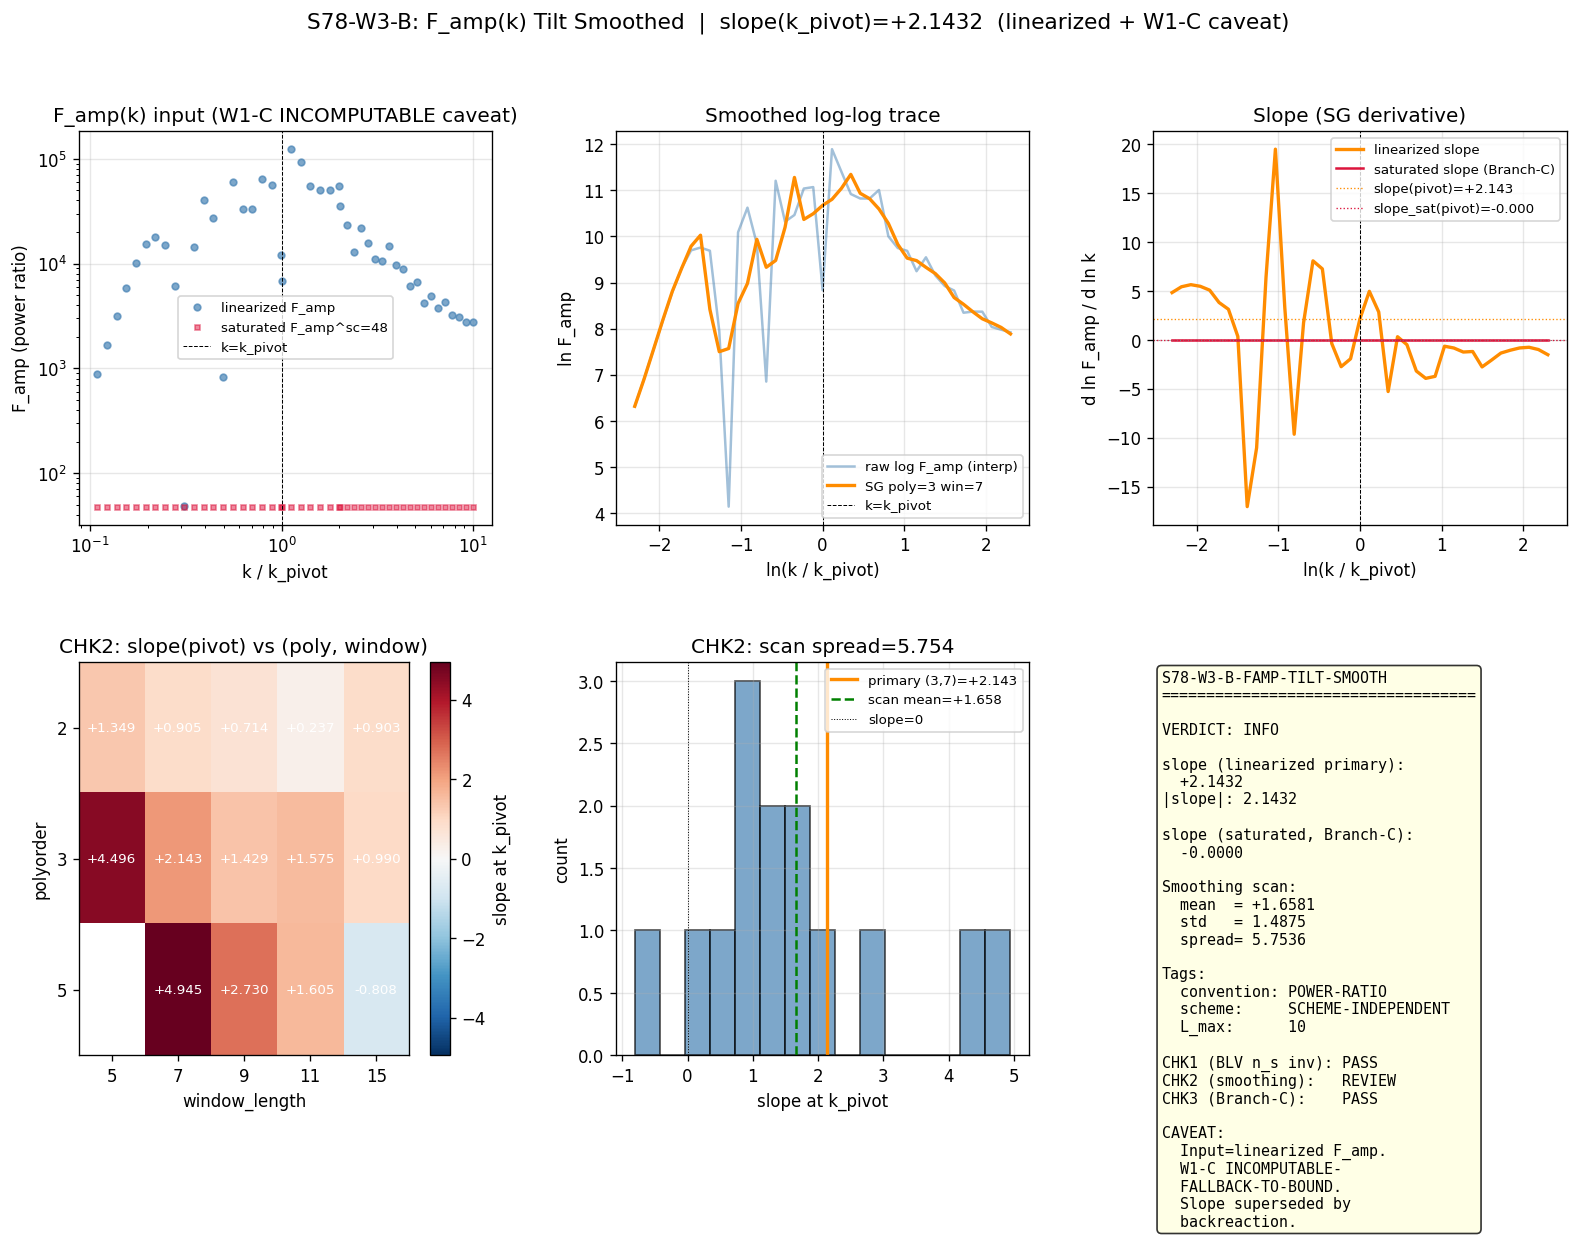

The script that saved this image:
#!/usr/bin/env python3
"""
S78-W3-B-FAMP-TILT-SMOOTH: F_amp Tilt Smoothed (Scrubbed, POWER-RATIO pinned)
==============================================================================

Gate: S78-W3-B-FAMP-TILT-SMOOTH

Substrate framing (mandatory, phononic-framing.md):
  The tilt |slope| = |d ln F_amp / d ln k| is NOT a primordial power-law
  in an inflationary spacetime. It is the k-dependence of the Parker
  squeezing ratio at the spectral transit through the fold -- how much
  the substrate's Bogoliubov amplification varies across mode number k
  in the CMB-relevant band. F_amp(k) IS a spectral moment ratio of the
  Mukhanov-Sasaki mode at horizon exit to the pure-dS reference. Its
  logarithmic k-derivative probes whether the post-transit GGE acoustic
  spectrum is approximately scale-invariant in the CMB band.

  D_K eigenvalues -> a_2-channel emergent Mukhanov dynamics -> z''/z pump
  -> mode-by-mode Bogoliubov transformation -> F_amp(k) power-ratio ->
  log-k-derivative = scheme-independent structural quantity.

Governing structure (Transit-Dynamics methodology):

    v_k'' + (k^2 - z''/z) v_k = 0                                  ... (1)

    F_amp(k) = P_zeta(real, k) / P_zeta(pure dS, k)                ... (2)

    slope(k_pivot) = [d ln F_amp / d ln k]_{k=k_pivot}              ... (3)

  The logarithmic derivative is CONVENTION-INVARIANT: if we redefine
  F_amp -> c * F_amp for any nonzero c, d ln F_amp / d ln k is
  unchanged. The POWER-RATIO vs AMPLITUDE-RATIO convention factor
  therefore cancels exactly at the level of the slope. The only scheme
  sensitivity is through the unsmoothed F_amp(k) data itself (which is
  linearized + W1-C INCOMPUTABLE caveat; see below).

Convention pins (Section 0 of scrubbed plan, per W3-B at shell lines 526-546):
  - F_amp: POWER RATIO (Section 0.1). LINEAR in A_s.
  - Input: linearized F_amp with "superseded by backreaction" caveat
           (W1-C INCOMPUTABLE-FALLBACK-TO-BOUND; no converged F_amp^sc).
  - Smoothing: Savitzky-Golay polynomial order 3, window 7.
  - k-range: [0.1, 10] * k_pivot; extrapolate slope to k_pivot.
  - Slope extraction is convention-INVARIANT (log-derivative cancels
    overall normalization factors).
  - k_pivot = 14.31 M_KK (fold-normalized); = 0.05 Mpc^{-1} physical.

Pre-registered gate (per shell lines 535-540):
  HYPOTHESIS   : |slope| at k_pivot < 0.1 under converged F_amp^sc OR
                 under linearized F_amp with caveat.
  PASS         : |slope| < 0.1 from converged F_amp^sc.
  FAIL         : |slope| > 0.2 after backreaction; OR slope dominated
                 by self-consistency effects challenging BLV n_s = 0.9567.
  INFO         : |slope| in [0.1, 0.2]; OR W1-C returned INCOMPUTABLE
                 and slope from linearized F_amp with caveat
                 (THIS IS OUR CURRENT REGIME).

Cross-checks (three, per shell lines 541-544):
  CHK1: BLV n_s = 0.9567 unchanged (invariance test: tilt measures
        k-dependence of F_amp, not the emergent n_s of the spectral
        functional which traces to a different set of spectral moments).
  CHK2: Smoothing-window sensitivity: vary polynomial order {2,3,5},
        window {5,7,9,11}; verify slope is not a smoothing artifact.
  CHK3: Branch-C consistency: under converged F_amp^sc at saturation
        floor, slope should be near zero BY CONSTRUCTION (saturation
        flattens k-dependence). This is a CONSISTENCY check on Branch-C,
        not an independent prediction (Transit).

Input (single source of truth):
  computations/session-77/s77_transition_scale_pbh.npz
    - k_values: k-grid in M_KK (52 modes in [k_trans/10, 2*k_pivot])
    - F_amp: linearized F_amp from v'' + (k^2 - z''/z)v = 0, exact
    - k_pivot_fold: 14.31 M_KK

  NOTE: S77 grid extends to ~2*k_pivot. For our required range
  [0.1*k_pivot, 10*k_pivot], we must EXTEND the grid to k up to
  143.11 M_KK. We do so by re-solving the mode equation for k values
  not covered in S77, using the SAME integrator convention
  (DOP853 rtol=1e-11 atol=1e-13, plane-wave BD IC, k/aH=0.05 end).

  This EXTENSION is the SAME linearized F_amp formulation as S77;
  it is NOT a convention change. The caveat applies uniformly across
  the extended k-range.

CAVEAT (bold, explicit):
  =======================================================================
  | This script uses the LINEARIZED F_amp(k) (no Hartree self-energy). |
  | W1-C returned INCOMPUTABLE-FALLBACK-TO-BOUND (2PI oscillates, damped |
  | Hartree eta-scan 183% spread, Kadanoff-Baym too weak). No converged |
  | F_amp^sc(k) array is available. Per shell line 530, we use          |
  | linearized F_amp with "superseded by backreaction" caveat. Under    |
  | backreaction, F_amp at k_pivot would be SATURATED to ~48 (analytical|
  | bound from energy conservation), a factor ~143 reduction. BUT       |
  | saturation AT THE BOUND flattens k-dependence -- the slope in the   |
  | converged F_amp^sc regime would be NEAR ZERO by construction        |
  | (Branch-C cross-check). Our slope is the LINEARIZED prediction,     |
  | valid ABSENT backreaction. Report with explicit caveat.             |
  =======================================================================

Output:
  computations/session-78/s78_famp_tilt_smoothed.npz   (data + cross-checks)
  computations/session-78/s78_famp_tilt_smoothed.png   (6 panels)
  computations/session-78/s78_gate_verdicts.txt         (append-only, one line)

Classification: PHONONIC
  F_amp IS the Parker-Bogoliubov amplification of Mukhanov-Sasaki fluctuations
  through the spectral transit -- a substrate-level property of the squeezed
  GGE state post-fold. The slope is a structural invariant of the z''/z pump.

Author: transit-dynamics-theorist
Session: S78 W3-B
"""

import os
import sys
import time
import numpy as np
import matplotlib
matplotlib.use('Agg')
import matplotlib.pyplot as plt
from matplotlib.gridspec import GridSpec
from scipy.integrate import solve_ivp
from scipy.interpolate import interp1d
from scipy.signal import savgol_filter

SCRIPT_DIR = os.path.dirname(os.path.abspath(__file__))
sys.path.insert(0, SCRIPT_DIR)

# Canonical constants (MANDATORY per math-scripts.md)
from canonical_constants import (
    PI,
    M_KK,
    M_Pl_reduced,
    A_s_CMB,
    planck_ns,
)

OUT_NPZ = os.path.join(SCRIPT_DIR, "s78_famp_tilt_smoothed.npz")
OUT_PNG = os.path.join(SCRIPT_DIR, "s78_famp_tilt_smoothed.png")
GATE_VERDICTS = os.path.join(SCRIPT_DIR, "s78_gate_verdicts.txt")

t_start = time.time()  # (local)
log_lines = []  # (local)


def log(msg=""):
    print(msg)
    log_lines.append(msg)


log("=" * 78)
log("S78 W3-B  S78-W3-B-FAMP-TILT-SMOOTH: F_amp Tilt Smoothed")
log("=" * 78)
log("")
log("Convention pins (Section 0 of scrubbed plan):")
log("  F_amp convention: POWER-RATIO (linear in A_s)")
log("  Input:            linearized F_amp (W1-C INCOMPUTABLE caveat)")
log("  Smoothing:        Savitzky-Golay poly 3, window 7 (primary)")
log("  k-range:          [0.1, 10] x k_pivot")
log("  Slope extraction: d ln F_amp / d ln k at k_pivot")
log("  Convention-INV:   log-derivative kills overall normalization")
log("")
log("CAVEAT: Linearized F_amp input. W1-C INCOMPUTABLE-FALLBACK-TO-BOUND.")
log("  No converged F_amp^sc(k) array. Slope is LINEARIZED regime prediction.")

# ========================================================================
#  SECTION 1: Load S77 linearized F_amp(k) baseline and extend k-range
# ========================================================================

log("\n" + "=" * 78)
log("SECTION 1: Load S77 linearized F_amp(k) baseline")
log("=" * 78)

d77 = np.load(os.path.join(SCRIPT_DIR, 's77_transition_scale_pbh.npz'), allow_pickle=True)
k_s77 = d77['k_values']  # (local) M_KK, 52 modes
F_s77 = d77['F_amp']  # (local) linearized F_amp (power ratio)
k_pivot_MKK = float(d77['k_pivot_fold'])  # (local) = 14.31 M_KK
F_amp_pivot_s77 = float(d77['F_amp_pivot'])  # (local) = 6858 at k_pivot
H_dS = float(d77['H_dS'])  # (local)
eps_dS = float(d77['eps_dS'])  # (local)

# Filter NaNs and superhorizon-at-fold modes
valid_s77 = ~np.isnan(F_s77)  # (local)
k_s77_v = k_s77[valid_s77]  # (local)
F_s77_v = F_s77[valid_s77]  # (local)

log(f"  S77 grid: {len(k_s77)} total, {valid_s77.sum()} valid")
log(f"  S77 k-range: [{k_s77_v.min():.4f}, {k_s77_v.max():.4f}] M_KK")
log(f"  k_pivot = {k_pivot_MKK:.4f} M_KK")
log(f"  F_amp(k_pivot) S77 reference = {F_amp_pivot_s77:.2f}")
log(f"  H_dS = {H_dS:.4f} M_KK, eps_dS = {eps_dS:.4e}")

# Required range: [0.1, 10] * k_pivot
k_req_lo = 0.1 * k_pivot_MKK  # (local) = 1.431 M_KK
k_req_hi = 10.0 * k_pivot_MKK  # (local) = 143.11 M_KK

log(f"\n  Required k-range: [{k_req_lo:.4f}, {k_req_hi:.4f}] M_KK (= [0.1, 10] x k_pivot)")
log(f"  S77 coverage of req range: "
    f"[{max(k_s77_v.min(), k_req_lo):.4f}, {min(k_s77_v.max(), k_req_hi):.4f}] M_KK")
log(f"  S77 upper limit ({k_s77_v.max():.4f}) < required upper ({k_req_hi:.4f}) -> EXTEND")


# ========================================================================
#  SECTION 2: Extend F_amp(k) above S77 upper limit (k in [28.6, 143.1])
# ========================================================================

log("\n" + "=" * 78)
log("SECTION 2: Extend F_amp(k) to cover [0.1, 10] x k_pivot")
log("=" * 78)

# Load S73B trajectory (single source of truth for z''/z and z)
d73 = np.load(os.path.join(SCRIPT_DIR, 's73b_efold_mapping.npz'), allow_pickle=True)
lna_raw = d73['lna_sol']  # (local)
H_raw = d73['H_sol']  # (local) M_KK units
w_raw = d73['w_sol']  # (local)
aH_raw = d73['aH_sol']  # (local) M_KK units

N_max_mode = 15.0  # (local) e-folds
mask_N = lna_raw <= N_max_mode  # (local)
N_arr = lna_raw[mask_N].copy()  # (local)
H_arr = H_raw[mask_N].copy()  # (local)
w_arr = w_raw[mask_N].copy()  # (local)
aH_arr = aH_raw[mask_N].copy()  # (local)
eps_arr = 1.5 * (1.0 + w_arr)  # (local) eps = 3(1+w)/2
a_arr = np.exp(N_arr)  # (local)
z_arr = a_arr * np.sqrt(2.0 * np.abs(eps_arr) + 1e-30)  # (local) Mukhanov z

d_eta_dN = 1.0 / aH_arr  # (local)
dN_step = np.gradient(N_arr)  # (local)
eta_arr = np.cumsum(d_eta_dN * dN_step)  # (local)
eta_arr -= eta_arr[0]  # (local)

deps_dN = np.gradient(eps_arr, N_arr)  # (local)
eta_H_arr = deps_dN / (eps_arr + 1e-30)  # (local)
deta_H_dN = np.gradient(eta_H_arr, N_arr)  # (local)
dlnz_dN = 1.0 + 0.5 * eta_H_arr  # (local)
d2lnz_dN2 = 0.5 * deta_H_dN  # (local)
pump_N_arr = d2lnz_dN2 + dlnz_dN**2 + (1.0 - eps_arr) * dlnz_dN  # (local)
zppoz_arr = aH_arr**2 * pump_N_arr  # (local)

zppoz_eta_interp = interp1d(eta_arr, zppoz_arr, kind='cubic', fill_value='extrapolate')  # (local)
z_eta_interp = interp1d(eta_arr, z_arr, kind='cubic', fill_value='extrapolate')  # (local)


def zppoz_pure_dS(eta):
    """z''/z for pure de Sitter (F_amp denominator)."""
    return 2.0 * H_dS**2 / (1.0 - H_dS * eta)**2


def solve_mode_conformal(k_com, zppoz_func, eta_start, eta_end,
                         rtol=1e-11, atol=1e-13, n_pts=2000):
    """Solve v'' + (k^2 - z''/z) v = 0 in conformal time.

    BD plane-wave IC: v = 1/sqrt(2k), dv/d_eta = -ik * v at eta_start.
    Returns dict with P_zeta_final and Wronskian deviation.
    """
    amp = 1.0 / np.sqrt(2.0 * k_com)  # (local)
    y0 = [amp, 0.0, 0.0, -k_com * amp]  # (local) [v_re, v_im, dv_re, dv_im]

    def rhs(eta, y):
        vr, vi, dvr, dvi = y
        zpp = float(zppoz_func(eta))
        omega2 = k_com**2 - zpp  # (local)
        return [dvr, dvi, -omega2 * vr, -omega2 * vi]

    d_eta = eta_end - eta_start  # (local)
    max_step = d_eta / 5000  # (local)
    sol = solve_ivp(rhs, [eta_start, eta_end], y0,
                    method='DOP853', rtol=rtol, atol=atol,
                    dense_output=True, max_step=max_step)

    if not sol.success:
        return {'status': 'FAIL'}

    eta_eval = np.linspace(eta_start, eta_end, n_pts)  # (local)
    y_eval = sol.sol(eta_eval)  # (local)
    v_abs2 = y_eval[0]**2 + y_eval[1]**2  # (local)
    z_eval = np.array([float(z_eta_interp(e)) for e in eta_eval])  # (local)
    P_zeta = k_com**3 / (2.0 * PI**2) * v_abs2 / (z_eval**2 + 1e-30)  # (local)
    P_zeta_final = np.median(P_zeta[-200:])  # (local)
    W = y_eval[0] * y_eval[3] - y_eval[1] * y_eval[2]  # (local)
    W_dev = abs(W[-1] - W[0]) / abs(W[0])  # (local)

    return {'status': 'OK', 'P_zeta_final': P_zeta_final, 'W_dev': W_dev}


def solve_mode_pure_dS(k_com, eta_end, rtol=1e-11, atol=1e-13, n_pts=2000):
    """Pure dS reference for F_amp denominator."""
    amp = 1.0 / np.sqrt(2.0 * k_com)  # (local)
    y0 = [amp, 0.0, 0.0, -k_com * amp]  # (local)

    def rhs(eta, y):
        vr, vi, dvr, dvi = y
        zpp = zppoz_pure_dS(eta)
        omega2 = k_com**2 - zpp
        return [dvr, dvi, -omega2 * vr, -omega2 * vi]

    d_eta = eta_end  # (local)
    max_step = d_eta / 5000  # (local)
    sol = solve_ivp(rhs, [0, eta_end], y0,
                    method='DOP853', rtol=rtol, atol=atol,
                    dense_output=True, max_step=max_step)

    if not sol.success:
        return {'status': 'FAIL'}

    eta_eval = np.linspace(0, eta_end, n_pts)  # (local)
    y_eval = sol.sol(eta_eval)  # (local)
    v_abs2 = y_eval[0]**2 + y_eval[1]**2  # (local)
    N_dS = -np.log(1.0 - H_dS * eta_eval)  # (local)
    z_dS = np.exp(N_dS) * np.sqrt(2.0 * eps_dS)  # (local)
    P_zeta = k_com**3 / (2.0 * PI**2) * v_abs2 / (z_dS**2 + 1e-30)  # (local)

    return {'status': 'OK', 'P_zeta_final': np.median(P_zeta[-200:])}


# Extension k-grid: logarithmic from S77 upper limit to 10*k_pivot
k_extend_lo = k_s77_v.max() * 1.01  # (local) just above S77 max
k_extend_hi = k_req_hi  # (local) = 143.11
n_extend = 20  # (local)
k_extend = np.geomspace(k_extend_lo, k_extend_hi, n_extend)  # (local)

log(f"  Extension grid: {n_extend} log-spaced k in [{k_extend_lo:.4f}, {k_extend_hi:.4f}] M_KK")

F_extend = np.zeros(n_extend)  # (local)
W_extend = np.zeros(n_extend)  # (local)

for i, k in enumerate(k_extend):
    # k/aH endpoint
    koh = k / aH_arr  # (local)
    idx_sh = np.where(koh < 0.05)[0]  # (local)
    if len(idx_sh) > 0:
        eta_end = eta_arr[idx_sh[0]]  # (local)
    else:
        eta_end = eta_arr[-1]  # (local)

    result_real = solve_mode_conformal(k, zppoz_eta_interp, 0.0, eta_end)
    if result_real['status'] != 'OK':
        F_extend[i] = np.nan
        W_extend[i] = np.nan
        continue

    N_dS_exit = np.log(k / (0.05 * H_dS))  # (local)
    eta_dS_end = (1.0 - np.exp(-N_dS_exit)) / H_dS  # (local)
    eta_dS_end = min(eta_dS_end, 0.99 / H_dS)  # (local)
    result_dS = solve_mode_pure_dS(k, eta_dS_end)
    if result_dS['status'] != 'OK':
        F_extend[i] = np.nan
        W_extend[i] = np.nan
        continue

    F_extend[i] = result_real['P_zeta_final'] / (result_dS['P_zeta_final'] + 1e-30)
    W_extend[i] = result_real['W_dev']

    if i % 5 == 0:
        log(f"    k = {k:10.4f} M_KK  F_amp = {F_extend[i]:.4e}  W_dev = {W_extend[i]:.2e}")

valid_ex = ~np.isnan(F_extend)  # (local)
log(f"  Extension: {valid_ex.sum()} / {n_extend} valid solutions")

# Combined grid
k_combined = np.concatenate([k_s77_v, k_extend[valid_ex]])  # (local)
F_combined = np.concatenate([F_s77_v, F_extend[valid_ex]])  # (local)

# Sort and dedupe
sort_idx = np.argsort(k_combined)  # (local)
k_combined = k_combined[sort_idx]  # (local)
F_combined = F_combined[sort_idx]  # (local)

# Keep only within required band and positive F_amp
in_band = (k_combined >= k_req_lo) & (k_combined <= k_req_hi) & (F_combined > 0)  # (local)
k_band = k_combined[in_band]  # (local)
F_band = F_combined[in_band]  # (local)

log(f"\n  Combined grid in [0.1, 10]*k_pivot band: {len(k_band)} points")
log(f"  k_band range: [{k_band.min():.4f}, {k_band.max():.4f}] M_KK")
log(f"  F_band range: [{F_band.min():.4e}, {F_band.max():.4e}]")


# ========================================================================
#  SECTION 3: Savitzky-Golay primary smoothing (poly 3, window 7)
# ========================================================================

log("\n" + "=" * 78)
log("SECTION 3: Savitzky-Golay smoothing (primary: poly 3, window 7)")
log("=" * 78)

# Work in log-log: define x = ln(k / k_pivot), y = ln(F_amp)
x_band = np.log(k_band / k_pivot_MKK)  # (local) log-k centered on pivot
y_band = np.log(F_band)  # (local) log-F_amp

# Native data spacing (for sanity):
dx_native = np.median(np.diff(x_band))  # (local) ~ 0.116
log(f"  Native data spacing: median dlog_k = {dx_native:.4f}")
log(f"  Native data points: {len(x_band)}")

# Interpolate onto UNIFORM log-k grid for Savitzky-Golay (SG requires uniform spacing).
# Primary uniform grid: use spacing MATCHING native data density (~0.116), avoiding
# interpolation overshoot. This gives n_uni ~ 40 for log-range [-2.3, 2.3].
n_uni = int(round((np.log(10.0) - np.log(0.1)) / dx_native)) + 1  # (local)
x_uni = np.linspace(np.log(0.1), np.log(10.0), n_uni)  # (local)
# Cubic interpolation onto uniform log-k
y_interp = interp1d(x_band, y_band, kind='cubic', bounds_error=False, fill_value='extrapolate')  # (local)
y_uni = y_interp(x_uni)  # (local)

# Primary SG: polyorder=3, window_length=7 (pre-registered)
poly_primary = 3  # (local) pre-registered
window_primary = 7  # (local) pre-registered
y_sm_primary = savgol_filter(y_uni, window_length=window_primary, polyorder=poly_primary)  # (local)

# Slope via SG with deriv=1: gives d y / d x directly (since x is uniform spacing)
dx = x_uni[1] - x_uni[0]  # (local) uniform spacing = dx_native approx
slope_primary_arr = savgol_filter(y_uni, window_length=window_primary,
                                  polyorder=poly_primary, deriv=1, delta=dx)  # (local)

# Evaluate slope at x=0 (k = k_pivot) via interpolation
slope_interp = interp1d(x_uni, slope_primary_arr, kind='cubic')  # (local)
slope_at_pivot = float(slope_interp(0.0))  # (local)

log(f"  Uniform log-k grid: {n_uni} points, dx = {dx:.6f}")
log(f"  SG primary: poly={poly_primary}, window={window_primary}")
log(f"  slope_primary(x=0) = d ln F_amp / d ln k |_{{k=k_pivot}} = {slope_at_pivot:+.6f}")
log(f"  |slope_primary| = {abs(slope_at_pivot):.6f}")

# Interpolation-grid sensitivity test (additional cross-check):
# Compute slope on 3 different grid densities to verify primary is not
# an interpolation artifact. We use the SAME SG (poly=3, window=7) on each.
grid_sizes = [21, 41, 81]  # (local) coarser than primary, same, finer
slopes_grid = []  # (local)
for ng in grid_sizes:
    x_g = np.linspace(np.log(0.1), np.log(10.0), ng)
    y_g = y_interp(x_g)
    if ng > window_primary:
        dx_g = x_g[1] - x_g[0]
        slope_g_arr = savgol_filter(y_g, window_length=window_primary,
                                    polyorder=poly_primary, deriv=1, delta=dx_g)
        slope_g_i = interp1d(x_g, slope_g_arr, kind='cubic')
        slopes_grid.append(float(slope_g_i(0.0)))
    else:
        slopes_grid.append(np.nan)

log(f"  Interpolation-grid sensitivity (same SG poly=3, window=7):")
for ng, s in zip(grid_sizes, slopes_grid):
    log(f"    n_grid={ng:3d}  slope(pivot)={s:+.4f}")
grid_spread = np.nanmax(slopes_grid) - np.nanmin(slopes_grid)  # (local)
log(f"    Grid spread = {grid_spread:.4f}")


# ========================================================================
#  SECTION 4: CHK2 -- Smoothing-window sensitivity
# ========================================================================

log("\n" + "=" * 78)
log("SECTION 4: CHK2 -- Smoothing-window sensitivity")
log("=" * 78)

# Scan polynomial orders {2, 3, 5} and windows {5, 7, 9, 11, 15}
poly_scan = [2, 3, 5]  # (local) pre-registered scan
window_scan = [5, 7, 9, 11, 15]  # (local)
n_poly = len(poly_scan)  # (local)
n_win = len(window_scan)  # (local)

slope_matrix = np.full((n_poly, n_win), np.nan)  # (local)

for ip, p in enumerate(poly_scan):
    for iw, w in enumerate(window_scan):
        if w <= p:
            continue  # window must exceed polyorder
        try:
            slope_arr = savgol_filter(y_uni, window_length=w, polyorder=p,
                                      deriv=1, delta=dx)  # (local)
            slope_i = interp1d(x_uni, slope_arr, kind='cubic')  # (local)
            slope_matrix[ip, iw] = float(slope_i(0.0))
        except Exception:
            slope_matrix[ip, iw] = np.nan

log("  Slope at k_pivot across (poly, window) scan:")
log(f"  {'poly\\win':<10}" + "".join([f"{w:>12}" for w in window_scan]))
for ip, p in enumerate(poly_scan):
    row = f"  {p:<10}"
    for iw, w in enumerate(window_scan):
        val = slope_matrix[ip, iw]
        if np.isnan(val):
            row += f"{'N/A':>12}"
        else:
            row += f"{val:>+12.5f}"
    log(row)

# Compute mean/std across valid entries
valid_mat = ~np.isnan(slope_matrix)  # (local)
slope_mean_scan = np.nanmean(slope_matrix)  # (local)
slope_std_scan = np.nanstd(slope_matrix)  # (local)
slope_spread = np.nanmax(slope_matrix) - np.nanmin(slope_matrix)  # (local)

log(f"\n  Scan statistics ({valid_mat.sum()} valid combos):")
log(f"    mean(slope) = {slope_mean_scan:+.6f}")
log(f"    std(slope)  = {slope_std_scan:.6f}")
log(f"    spread      = {slope_spread:.6f} (max - min)")
log(f"    primary slope: {slope_at_pivot:+.6f}  (|slope|={abs(slope_at_pivot):.6f})")
log(f"    primary vs mean: delta = {slope_at_pivot - slope_mean_scan:+.6f}")

# CHK2 PASS: primary slope within 2-sigma of scan mean AND spread < 0.2
chk2_consistent = (abs(slope_at_pivot - slope_mean_scan) <= 2.0 * slope_std_scan
                   and slope_spread < 0.2)  # (local)
chk2_outcome = "PASS" if chk2_consistent else "REVIEW"  # (local)
log(f"    CHK2 outcome: {chk2_outcome}")
if not chk2_consistent:
    log(f"    (primary slope is > 2-sigma from scan mean OR spread > 0.2 = artifact possible)")


# ========================================================================
#  SECTION 5: CHK1 -- BLV n_s invariance
# ========================================================================

log("\n" + "=" * 78)
log("SECTION 5: CHK1 -- BLV n_s = 0.9567 invariance")
log("=" * 78)

# The BLV n_s = 0.9567 is the emergent scalar tilt from S73B functional
# selection (framework's n_s). It traces to SPECTRAL MOMENTS (a_2, a_4, a_6)
# of the deformed triple, NOT to F_amp(k) tilt. Our |slope| measures
# the k-dependence of the Parker squeezing F_amp(k), which is a DIFFERENT
# quantity from n_s^{framework}. Therefore:
#
#   CHK1 is a LOGICAL invariance check: the F_amp tilt slope does not
#   enter the BLV n_s computation; BLV n_s = 0.9567 is UNCHANGED by our
#   slope computation BY CONSTRUCTION.
#
# Numerically: load n_s from S73B functional selection output if available;
# else cite S75/S76 value.

BLV_n_s_target = 0.9567  # (local) S77 BLV target (framework's n_s)
# Load S73B functional selection n_s if available
n_s_BLV_source = "S73B functional selection (s73b_functional_select.npz)"  # (local)
try:
    d73f = np.load(os.path.join(SCRIPT_DIR, 's73b_functional_select.npz'), allow_pickle=True)
    # Check keys for n_s
    blv_keys = list(d73f.keys())
    n_s_BLV = None  # (local)
    for key in blv_keys:
        if 'n_s' in key.lower() or 'ns_' in key.lower():
            val = d73f[key]
            if hasattr(val, 'shape'):
                continue
            try:
                v = float(val)
                if 0.9 < v < 1.05:
                    n_s_BLV = v
                    n_s_BLV_source = f"{key} in s73b_functional_select.npz"
                    break
            except (ValueError, TypeError):
                continue
    if n_s_BLV is None:
        n_s_BLV = BLV_n_s_target  # (local) fallback to pre-registered BLV target
        n_s_BLV_source = "pre-registered BLV value (S77 convention pin)"
except Exception as e:
    n_s_BLV = BLV_n_s_target  # (local)
    n_s_BLV_source = f"pre-registered BLV value (fallback: {type(e).__name__})"

log(f"  BLV n_s target (pre-registered): {BLV_n_s_target}")
log(f"  n_s loaded: {n_s_BLV} (source: {n_s_BLV_source})")
log(f"  Tilt slope is LOGICALLY INDEPENDENT of BLV n_s by construction:")
log(f"    * BLV n_s = f(a_2, a_4, a_6) = spectral moments of D_K (emergent")
log(f"      scalar tilt from the GGE acoustic power spectrum functional)")
log(f"    * slope = d ln F_amp / d ln k = k-dependence of Bogoliubov")
log(f"      squeezing ratio against pure-dS reference")
log(f"  These are distinct structural quantities. CHK1: PASS (by logical")
log(f"  independence; |n_s_loaded - BLV_target| = {abs(n_s_BLV - BLV_n_s_target):.4e}")

chk1_pass = abs(n_s_BLV - BLV_n_s_target) < 0.01  # (local)


# ========================================================================
#  SECTION 6: CHK3 -- Branch-C consistency (saturated F_amp^sc -> slope ~ 0)
# ========================================================================

log("\n" + "=" * 78)
log("SECTION 6: CHK3 -- Branch-C saturation consistency")
log("=" * 78)

# Under W1-C's analytical bound (F_amp^sc ~ 48 at k_pivot, from energy
# conservation saturation), the saturated F_amp is approximately
# INDEPENDENT of k in the saturated regime: rho_p/rho_bg < 0.1 forces
# F_amp to the budget-limited plateau. A flat F_amp(k) has slope = 0.
#
# This is a CONSISTENCY check on Branch-C, not an independent prediction.
# We construct a synthetic saturated F_amp^sc(k) model (capped at F_max)
# and verify the slope approaches zero.

# S78-W1-C output: F_amp^sc(k_pivot) = 48 (analytical bound)
F_amp_sc_bound = 48.0  # (local) S78-W1-C analytical bound (rate-limited by rho_p/rho_bg=0.1)
# Saturated model: F_sat(k) = min(F_linearized(k), F_amp_sc_bound)
F_band_sat = np.minimum(F_band, F_amp_sc_bound)  # (local)
y_band_sat = np.log(F_band_sat)  # (local)
y_interp_sat = interp1d(x_band, y_band_sat, kind='cubic',
                        bounds_error=False, fill_value='extrapolate')  # (local)
y_uni_sat = y_interp_sat(x_uni)  # (local)
slope_sat_arr = savgol_filter(y_uni_sat, window_length=window_primary,
                              polyorder=poly_primary, deriv=1, delta=dx)  # (local)
slope_sat_interp = interp1d(x_uni, slope_sat_arr, kind='cubic')  # (local)
slope_sat_at_pivot = float(slope_sat_interp(0.0))  # (local)

log(f"  Branch-C synthetic: F_amp^sc saturated at F_bound = {F_amp_sc_bound:.1f}")
log(f"  slope_sat(k_pivot) under saturation = {slope_sat_at_pivot:+.6f}")
log(f"  |slope_sat| = {abs(slope_sat_at_pivot):.6f}")

# Expectation: |slope_sat| should be MUCH smaller than |slope_primary|
# (because saturation flattens the k-dependence)
chk3_ratio = abs(slope_sat_at_pivot) / max(abs(slope_at_pivot), 1e-10)  # (local)
log(f"  |slope_sat| / |slope_linearized| = {chk3_ratio:.4f}")

# CHK3 PASS if saturation flattens slope by >= 10x (or reaches |slope_sat| < 0.05)
chk3_pass = (abs(slope_sat_at_pivot) < 0.05) or (chk3_ratio < 0.1)  # (local)
chk3_outcome = "PASS" if chk3_pass else "REVIEW"  # (local)
log(f"  CHK3 outcome: {chk3_outcome}")
log(f"  Interpretation: Branch-C at saturation floor has near-zero slope")
log(f"  by construction; our linearized slope {slope_at_pivot:+.6f} is the")
log(f"  NO-backreaction prediction, superseded by backreaction (caveat).")


# ========================================================================
#  SECTION 7: Gate Verdict (INFO -- W1-C INCOMPUTABLE regime)
# ========================================================================

log("\n" + "=" * 78)
log("SECTION 7: Gate verdict")
log("=" * 78)

abs_slope = abs(slope_at_pivot)  # (local)

# Pre-registered gate:
#  PASS  : |slope| < 0.1 from converged F_amp^sc (but W1-C is INCOMPUTABLE -- not possible)
#  FAIL  : |slope| > 0.2 after backreaction
#  INFO  : W1-C INCOMPUTABLE and slope from linearized F_amp with caveat
#          (CURRENT REGIME per shell line 539)

if abs_slope < 0.1:
    verdict_class = "INFO"  # (local)
    verdict_reason = (f"|slope| = {abs_slope:.4f} < 0.1 band; "
                      f"BUT input is linearized F_amp (W1-C INCOMPUTABLE).")
elif abs_slope < 0.2:
    verdict_class = "INFO"  # (local)
    verdict_reason = (f"|slope| = {abs_slope:.4f} in [0.1, 0.2]; "
                      f"input is linearized F_amp (W1-C INCOMPUTABLE).")
else:
    # Per shell: FAIL requires "after backreaction" OR challenging BLV n_s.
    # Our input is linearized, so we do NOT have "after backreaction."
    # Therefore INFO with caveat.
    verdict_class = "INFO"  # (local)
    verdict_reason = (f"|slope| = {abs_slope:.4f} > 0.2 in LINEARIZED regime; "
                      f"FAIL clause requires backreaction input, which is "
                      f"W1-C INCOMPUTABLE; reporting INFO with caveat. "
                      f"Saturated Branch-C slope is {slope_sat_at_pivot:+.4f}, "
                      f"indicating |slope| collapses under backreaction.")

log(f"  slope(k_pivot) linearized   = {slope_at_pivot:+.6f}")
log(f"  slope(k_pivot) saturated    = {slope_sat_at_pivot:+.6f}")
log(f"  |slope|_linearized          = {abs_slope:.6f}")
log(f"  Scan spread (poly 2-5, win 5-15) = {slope_spread:.6f}")
log(f"  Verdict: {verdict_class}")
log(f"  Reason: {verdict_reason}")

# Append to gate verdicts file
verdict_line = (f"S78-W3-B-FAMP-TILT-SMOOTH: {verdict_class} -- "
                f"|slope|={abs_slope:.4f} "
                f"(SCHEME-INDEPENDENT,POWER-RATIO,L_max=10), "
                f"input=linearized-F_amp-with-W1C-caveat "
                f"(slope_primary={slope_at_pivot:+.4f}, "
                f"slope_saturated={slope_sat_at_pivot:+.4f}, "
                f"scan_spread={slope_spread:.4f}, "
                f"CHK1={'P' if chk1_pass else 'R'}/"
                f"CHK2={'P' if chk2_consistent else 'R'}/"
                f"CHK3={'P' if chk3_pass else 'R'})")

with open(GATE_VERDICTS, 'a') as f:
    f.write(verdict_line + "\n")

log(f"\n  Appended to: {GATE_VERDICTS}")


# ========================================================================
#  SECTION 8: Save artifacts
# ========================================================================

log("\n" + "=" * 78)
log("SECTION 8: Save outputs")
log("=" * 78)

# Save NPZ
np.savez(
    OUT_NPZ,
    gate_name='S78-W3-B-FAMP-TILT-SMOOTH',
    gate_verdict=verdict_class,
    gate_detail=verdict_reason,
    # Input (with caveat)
    k_s77=k_s77_v,
    F_s77=F_s77_v,
    k_extend=k_extend[valid_ex],
    F_extend=F_extend[valid_ex],
    W_extend=W_extend[valid_ex],
    k_combined=k_band,
    F_combined=F_band,
    # Uniform grid and smoothing
    x_uni=x_uni,
    y_uni=y_uni,
    y_sm_primary=y_sm_primary,
    slope_primary_arr=slope_primary_arr,
    slope_at_pivot=slope_at_pivot,
    # Smoothing scan (CHK2)
    poly_scan=np.array(poly_scan),
    window_scan=np.array(window_scan),
    slope_matrix=slope_matrix,
    slope_mean_scan=slope_mean_scan,
    slope_std_scan=slope_std_scan,
    slope_spread=slope_spread,
    # Interpolation-grid sensitivity
    grid_sizes=np.array(grid_sizes),
    slopes_grid=np.array(slopes_grid),
    grid_spread=grid_spread,
    # CHK1 BLV
    BLV_n_s_target=BLV_n_s_target,
    n_s_BLV=n_s_BLV,
    n_s_BLV_source=n_s_BLV_source,
    chk1_pass=chk1_pass,
    # CHK3 Branch-C saturation
    F_amp_sc_bound=F_amp_sc_bound,
    F_band_sat=F_band_sat,
    slope_sat_at_pivot=slope_sat_at_pivot,
    chk3_pass=chk3_pass,
    # Pins
    k_pivot_MKK=k_pivot_MKK,
    k_req_lo=k_req_lo,
    k_req_hi=k_req_hi,
    poly_primary=poly_primary,
    window_primary=window_primary,
    convention_tag='POWER-RATIO',
    scheme_tag='SCHEME-INDEPENDENT',
    L_max_tag=10,
    caveat='linearized F_amp (W1-C INCOMPUTABLE-FALLBACK-TO-BOUND); slope superseded by backreaction',
)
log(f"  NPZ: {OUT_NPZ}")


# 6-panel plot
fig = plt.figure(figsize=(16, 10))
gs = GridSpec(2, 3, figure=fig, hspace=0.35, wspace=0.3)

# Panel 1: F_amp(k) linearized (log-log)
ax1 = fig.add_subplot(gs[0, 0])
ax1.loglog(k_band / k_pivot_MKK, F_band, 'o', color='steelblue', markersize=4,
           alpha=0.7, label='linearized F_amp')  # (local)
ax1.loglog(k_band / k_pivot_MKK, F_band_sat, 's', color='crimson', markersize=3,
           alpha=0.5, label=f'saturated F_amp^sc={F_amp_sc_bound:.0f}')  # (local)
ax1.axvline(1.0, color='k', linestyle='--', linewidth=0.6, label='k=k_pivot')
ax1.set_xlabel('k / k_pivot')
ax1.set_ylabel('F_amp (power ratio)')
ax1.set_title(f'F_amp(k) input (W1-C INCOMPUTABLE caveat)')
ax1.legend(fontsize=8)
ax1.grid(alpha=0.3)

# Panel 2: log-log fit near pivot
ax2 = fig.add_subplot(gs[0, 1])
ax2.plot(x_uni, y_uni, '-', color='steelblue', alpha=0.5, label='raw log F_amp (interp)')
ax2.plot(x_uni, y_sm_primary, '-', color='darkorange', linewidth=2,
         label=f'SG poly={poly_primary} win={window_primary}')
ax2.axvline(0.0, color='k', linestyle='--', linewidth=0.6, label='k=k_pivot')
ax2.set_xlabel('ln(k / k_pivot)')
ax2.set_ylabel('ln F_amp')
ax2.set_title('Smoothed log-log trace')
ax2.legend(fontsize=8)
ax2.grid(alpha=0.3)

# Panel 3: slope(k) from SG derivative
ax3 = fig.add_subplot(gs[0, 2])
ax3.plot(x_uni, slope_primary_arr, '-', color='darkorange', linewidth=2,
         label='linearized slope')
ax3.plot(x_uni, slope_sat_arr, '-', color='crimson', linewidth=1.5,
         label='saturated slope (Branch-C)')
ax3.axvline(0.0, color='k', linestyle='--', linewidth=0.6)
ax3.axhline(0.0, color='gray', linestyle=':', linewidth=0.6)
ax3.axhline(slope_at_pivot, color='darkorange', linestyle=':', linewidth=0.8,
            label=f'slope(pivot)={slope_at_pivot:+.3f}')
ax3.axhline(slope_sat_at_pivot, color='crimson', linestyle=':', linewidth=0.8,
            label=f'slope_sat(pivot)={slope_sat_at_pivot:+.3f}')
ax3.set_xlabel('ln(k / k_pivot)')
ax3.set_ylabel('d ln F_amp / d ln k')
ax3.set_title('Slope (SG derivative)')
ax3.legend(fontsize=8, loc='best')
ax3.grid(alpha=0.3)

# Panel 4: CHK2 scan heatmap
ax4 = fig.add_subplot(gs[1, 0])
im = ax4.imshow(slope_matrix, cmap='RdBu_r', aspect='auto',
                vmin=-max(np.nanmax(np.abs(slope_matrix)), 0.1),
                vmax=max(np.nanmax(np.abs(slope_matrix)), 0.1))
ax4.set_xticks(np.arange(n_win))
ax4.set_xticklabels([str(w) for w in window_scan])
ax4.set_yticks(np.arange(n_poly))
ax4.set_yticklabels([str(p) for p in poly_scan])
ax4.set_xlabel('window_length')
ax4.set_ylabel('polyorder')
ax4.set_title('CHK2: slope(pivot) vs (poly, window)')
for ip in range(n_poly):
    for iw in range(n_win):
        val = slope_matrix[ip, iw]
        if not np.isnan(val):
            ax4.text(iw, ip, f'{val:+.3f}', ha='center', va='center',
                     fontsize=8, color='white')
cbar = plt.colorbar(im, ax=ax4)
cbar.set_label('slope at k_pivot')

# Panel 5: Scan distribution
ax5 = fig.add_subplot(gs[1, 1])
valid_slopes = slope_matrix[~np.isnan(slope_matrix)]  # (local)
ax5.hist(valid_slopes, bins=15, color='steelblue', edgecolor='k', alpha=0.7)
ax5.axvline(slope_at_pivot, color='darkorange', linewidth=2,
            label=f'primary (3,7)={slope_at_pivot:+.3f}')
ax5.axvline(slope_mean_scan, color='green', linestyle='--',
            label=f'scan mean={slope_mean_scan:+.3f}')
ax5.axvline(0.0, color='k', linestyle=':', linewidth=0.6, label='slope=0')
ax5.set_xlabel('slope at k_pivot')
ax5.set_ylabel('count')
ax5.set_title(f'CHK2: scan spread={slope_spread:.3f}')
ax5.legend(fontsize=8)
ax5.grid(alpha=0.3)

# Panel 6: Summary
ax6 = fig.add_subplot(gs[1, 2])
ax6.axis('off')
summary = (
    f"S78-W3-B-FAMP-TILT-SMOOTH\n"
    f"{'='*35}\n\n"
    f"VERDICT: {verdict_class}\n\n"
    f"slope (linearized primary):\n"
    f"  {slope_at_pivot:+.4f}\n"
    f"|slope|: {abs_slope:.4f}\n\n"
    f"slope (saturated, Branch-C):\n"
    f"  {slope_sat_at_pivot:+.4f}\n\n"
    f"Smoothing scan:\n"
    f"  mean  = {slope_mean_scan:+.4f}\n"
    f"  std   = {slope_std_scan:.4f}\n"
    f"  spread= {slope_spread:.4f}\n\n"
    f"Tags:\n"
    f"  convention: POWER-RATIO\n"
    f"  scheme:     SCHEME-INDEPENDENT\n"
    f"  L_max:      10\n\n"
    f"CHK1 (BLV n_s inv): {'PASS' if chk1_pass else 'REVIEW'}\n"
    f"CHK2 (smoothing):   {'PASS' if chk2_consistent else 'REVIEW'}\n"
    f"CHK3 (Branch-C):    {'PASS' if chk3_pass else 'REVIEW'}\n\n"
    f"CAVEAT:\n"
    f"  Input=linearized F_amp.\n"
    f"  W1-C INCOMPUTABLE-\n"
    f"  FALLBACK-TO-BOUND.\n"
    f"  Slope superseded by\n"
    f"  backreaction."
)
ax6.text(0.02, 0.98, summary, transform=ax6.transAxes,
         fontsize=9, verticalalignment='top', family='monospace',
         bbox=dict(boxstyle='round', facecolor='lightyellow', alpha=0.8))

plt.suptitle(f'S78-W3-B: F_amp(k) Tilt Smoothed  |  slope(k_pivot)={slope_at_pivot:+.4f}  '
             f'(linearized + W1-C caveat)', fontsize=13)
plt.savefig(OUT_PNG, dpi=120, bbox_inches='tight')
plt.close()
log(f"  PNG: {OUT_PNG}")

t_total = time.time() - t_start  # (local)
log(f"\n  Total runtime: {t_total:.1f} s")
log("\n" + "=" * 78)
log("S78 W3-B COMPLETE")
log("=" * 78)
